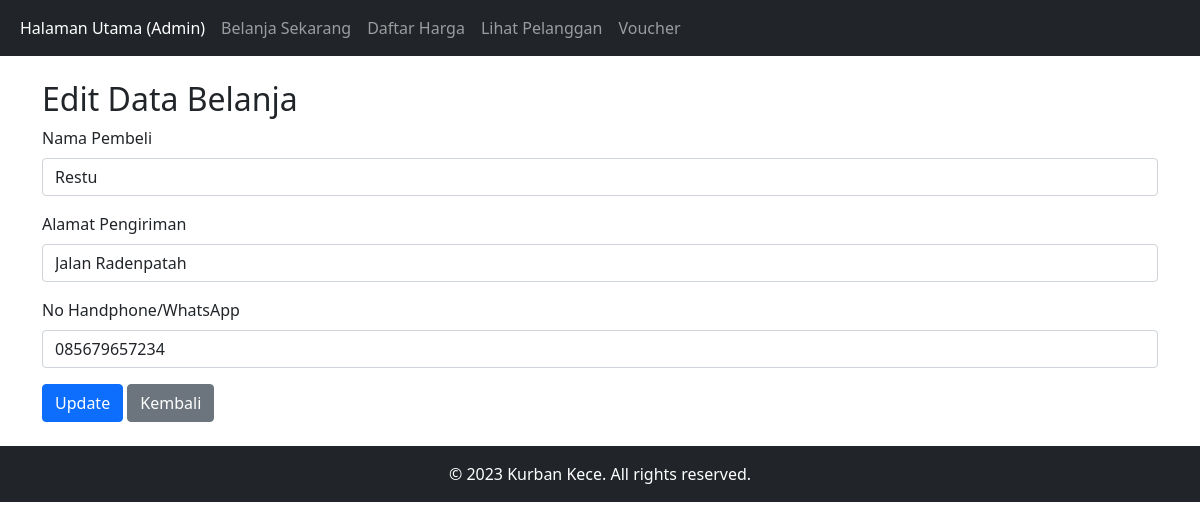
The page /edit.php?id=1 on the database its author committed.
### tables this page shows
CREATE TABLE `belanja` (
  `id` int(11) NOT NULL,
  `nama_pembeli` varchar(50) NOT NULL,
  `alamat_pengiriman` varchar(100) NOT NULL,
  `no_hp` varchar(15) NOT NULL,
  `jenis_hewan` enum('sapi','kambing','unta') NOT NULL,
  `diskon` enum('sapi5','kambing5','unta5','sapi7','kambing7','unta7') NOT NULL,
  `harga_setelah_diskon` decimal(10,2) NOT NULL,
  `tanggal_pembelian` timestamp NOT NULL DEFAULT current_timestamp(),
  `total_harga` int(11) DEFAULT NULL
);

### edit.php (the view, shortened to what this page needs)
<?php include 'template/header.php';
include 'aksi/koneksi.php';
if (isset($_GET['id'])) {
    $id = $_GET['id'];
    $query = "SELECT * FROM belanja WHERE id = $id";
    $result = mysqli_query($conn, $query);
    $row = mysqli_fetch_assoc($result);
} else {
    echo "ID tidak ditemukan";
    exit;
}
?>
<br>
<div class="container">
    <h2>Edit Data Belanja</h2>
    <form action="" method="post">
        <div class="mb-3">
            <label for="namaPembeli" class="form-label">Nama Pembeli</label>
            <input type="text" class="form-control" name="namaPembeli" id="namaPembeli" value="<?php echo $row['nama_pembeli']; ?>">
        </div>
        <div class="mb-3">
            <label for="alamatPengirim" class="form-label">Alamat Pengiriman</label>
            <input type="text" class="form-control" name="alamatPengirim" id="alamatPengirim" value="<?php echo $row['alamat_pengiriman']; ?>">
        </div>
        <div class="mb-3">
            <label for="noHp" class="form-label">No Handphone/WhatsApp</label>
            <input type="text" class="form-control" name="noHp" id="noHp" value="<?php echo $row['no_hp']; ?>">
        </div>
        <button type="submit" class="btn btn-primary">Update</button>
        <a href="view.php" class="btn btn-secondary">Kembali</a>
    </form>
</div>
<br>
<?php include "template/footer.php"; ?>

### rows shown on the page
belanja: namaPembeli "Restu", alamatPengirim "Jalan Radenpatah", noHp "085679657234"
